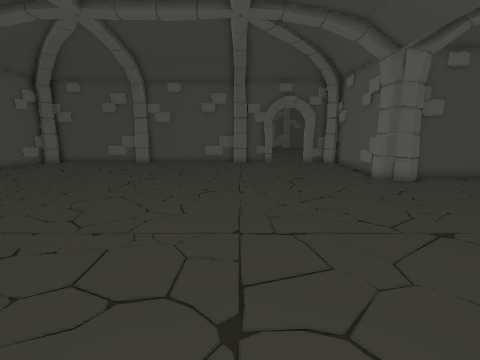
view 1 (above)

16 first-person views from a walk through a 3-D level made in the Unity game engine. The camera is 1.2 m above the floor, tilts 10° down and sees 85° across. Doors are open. The floor is counted in squares, 0.5 m on a side. Each view is taken from the middle of a square. On the plan, view 1 faces up. The plan holds only what a view shows up to about 18 squares ahead; the rest is blank. The place goes on beyond the plan. The player is left out.

view 2
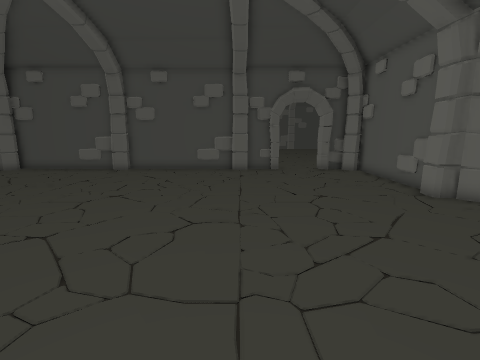

view 3
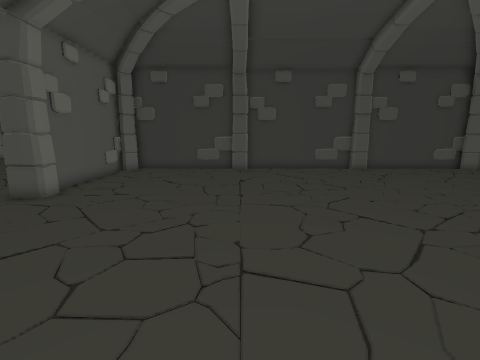

view 4
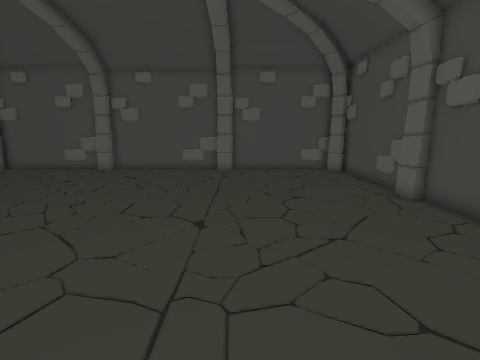

view 5
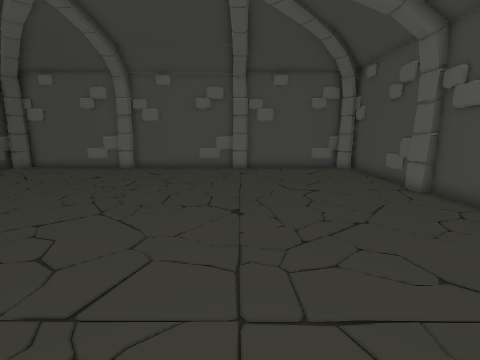

view 6
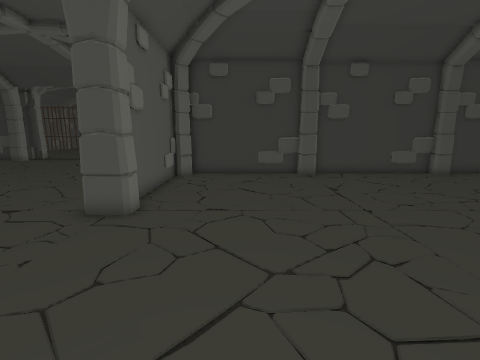

view 7
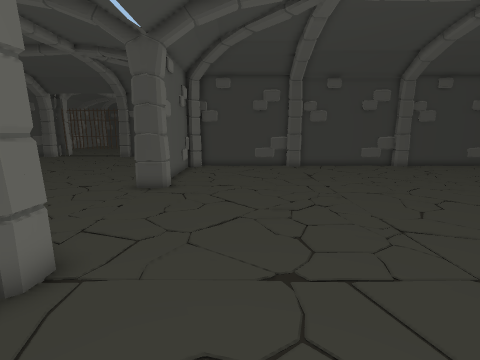

view 8
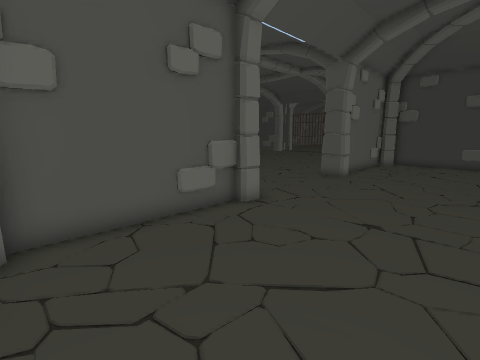

view 9
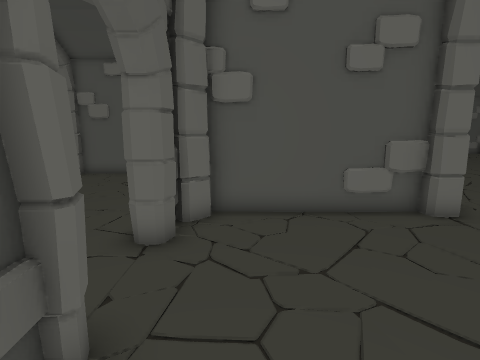

view 10
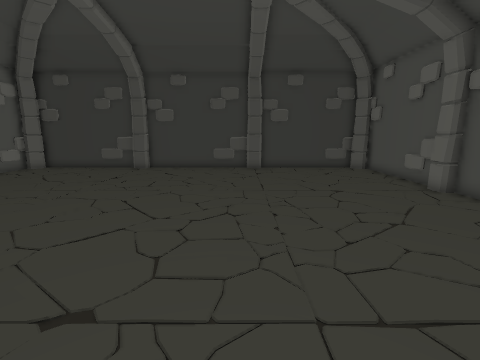

view 11
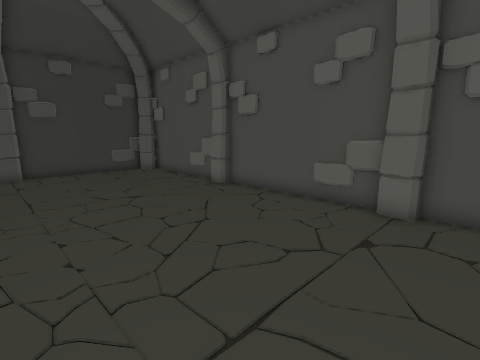

view 12
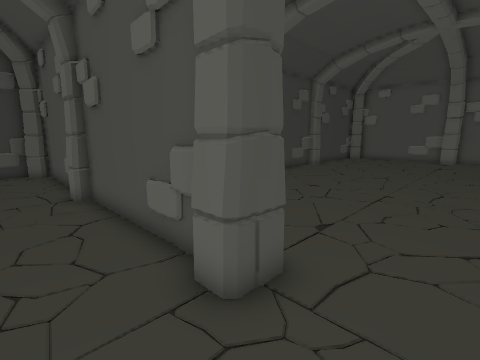

view 13
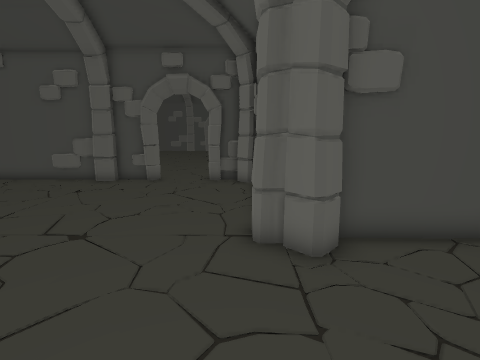

view 14
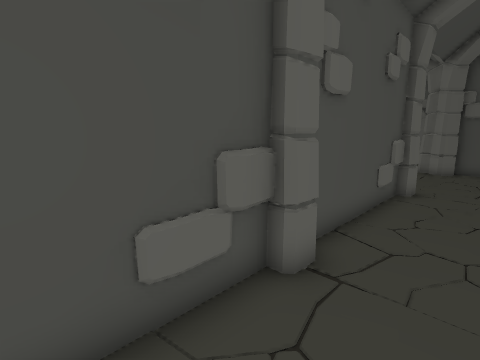

view 15
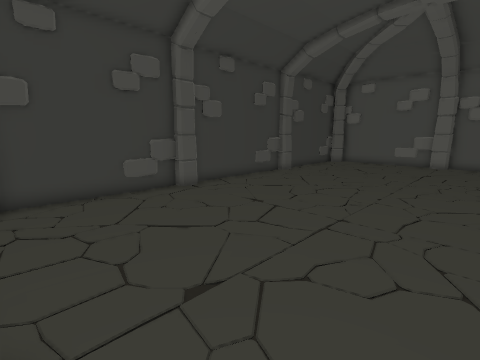

view 16
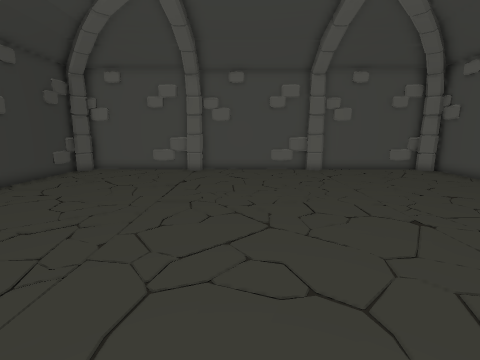

### Floor plan
Points are (right, up) in squares from view 1. A wall is a line through its corners. A room is listed if a view was taken in it or the views show most of it. See-through windows are left out.
Room 1 (views 1, 2, 3, 4, 5, 6, 7, 8, 9, 10, 11, 12, 13, 14, 15, 16)
walls: (7.7, 6.5) (8.6, 6.5); (7.9, 6.5) (8.5, 6.5); (7.3, 13.9) (7.3, 14.5) (7.7, 14.5) (7.5, 15.9); (0, -1.4) (0.5, -1.3) (0.5, -1.8) (7, -1.8); (8.2, 5.6) (8.2, -1.5); (7.8, 14) (7.8, 21); (8.6, 12.8) (7.9, 13.4); (8.6, 12.8) (7.9, 13.4); (9.2, 13.5) (8.5, 12.7) (8, 13.4); (-7.6, -1.8) (-0.5, -1.8); (-8.4, -1.5) (-7.9, -1.4); (9.7, 13.7) (9.2, 13.7); (2.6, 21.7) (2, 21.4) (2, 21.8) (-7.6, 21.8); (7.3, -0.9) (7.6, -0.9) (7.8, -1.1) (7.8, 5.1); (-15.6, 8.3) (-15.6, 7.2); (6.8, -1.4) (7.5, -0.7); (-15.4, 6.1) (-15.4, 5.6); (-7.9, 21.8) (-8.4, 21.8); (-15.8, 6.1) (-15.8, 5.6); (-15.8, 5.5) (-15.8, -1.1); (11.5, 13.8) (9, 13.8); (-8.5, 21.8) (-15.1, 21.8); (-15.6, 14.4) (-15.6, 13.9); (6, 21.4) (5.3, 21.7); (8.2, -2) (8.2, -7.5); (8.6, -1.9) (8.6, -2.5); (7.6, 20.8) (6.5, 21.8) (5.9, 21.8); (8.2, -2.5) (8.3, -3.8); (-15.6, 16.3) (-15.6, 15.2); (-15.6, 0.2) (-15.6, -0.7) (-14.9, -1.4); (-15.3, -1.8) (-8.5, -1.8); (-14.8, 21.4) (-15.4, 20.8); (-15.8, 21.1) (-15.8, 6.4)
low walls: (-15.6, 5.4) (-15.6, 3.2); (-15.6, 13.6) (-15.6, 11.2); (8.4, -3.1) (8.3, -4.8); (-15.7, 20.9) (-15.7, 19.2)
ways out: open door at (4, 22)
objects: other object (-16, 10); other object (-15, 14); other object (-8, -1); other object (-4, -2); other object (0, 21); other object (7, 6); other object (8, 2); other object (9, 6)

Where each view was taken, in squares from view 1:
view 1: 0 up, 0 right, facing up
view 2: 4 up, 0 right, facing up
view 3: 16 up, 0 right, facing down
view 4: 15 up, 2 right, facing left
view 5: 14 up, 3 right, facing left
view 6: 14 up, 4 right, facing down
view 7: 18 up, 4 right, facing down
view 8: 21 up, 1 right, facing down-right
view 9: 20 up, 0 right, facing right
view 10: 17 up, 7 left, facing down
view 11: 16 up, 7 left, facing down-left
view 12: 9 up, 11 right, facing down-left
view 13: 8 up, 7 right, facing up
view 14: 6 down, 11 right, facing up-left
view 15: 9 up, 7 right, facing down-left
view 16: 9 up, 2 right, facing left
